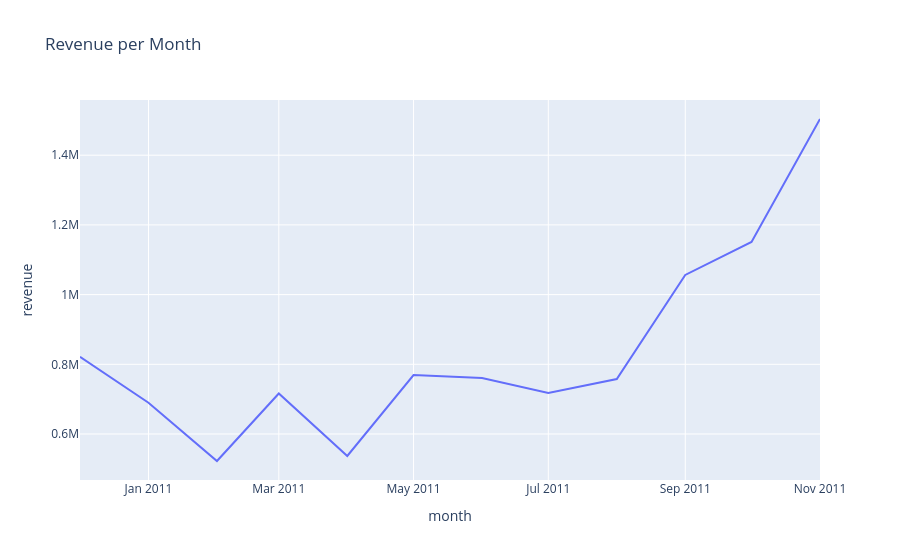

This figure's notebook cell:
### Code cell
# Graf över intäkter per månad
rev_month_fig = px.line(
    df_rev_month,
    x='month',
    y='revenue',
    title='Revenue per Month'    
)
# Skriver till HTML för användning på github pages
rev_month_fig.write_html(
    "../../Analysis/HTML/monthly_revenue.html",
    include_plotlyjs='cdn'
    )
rev_month_fig.show()

### Figure 1 — Plotly figure (JSON) as saved in the notebook; plotly's stock layout.template omitted (floating-point values rounded to 4 significant figures)
{"data": [{"hovertemplate": "month=%{x}<br>revenue=%{y}<extra></extra>", "legendgroup": "", "line": {"color": "#636efa", "dash": "solid"}, "marker": {"symbol": "circle"}, "mode": "lines", "name": "", "orientation": "v", "showlegend": false, "type": "scatter", "x": ["2010-12-01T00:00:00.000000", "2011-01-01T00:00:00.000000", "2011-02-01T00:00:00.000000", "2011-03-01T00:00:00.000000", "2011-04-01T00:00:00.000000", "2011-05-01T00:00:00.000000", "2011-06-01T00:00:00.000000", "2011-07-01T00:00:00.000000", "2011-08-01T00:00:00.000000", "2011-09-01T00:00:00.000000", "2011-10-01T00:00:00.000000", "2011-11-01T00:00:00.000000"], "xaxis": "x", "y": [821500.0, 689800.0, 522500.0, 716200.0, 537000.0, 769300.0, 760500.0, 718100.0, 757800.0, 1056000.0, 1151000.0, 1504000.0], "yaxis": "y"}], "layout": {"legend": {"tracegroupgap": 0}, "title": {"text": "Revenue per Month"}, "xaxis": {"anchor": "y", "domain": [0, 1], "title": {"text": "month"}}, "yaxis": {"anchor": "x", "domain": [0, 1], "title": {"text": "revenue"}}}}
